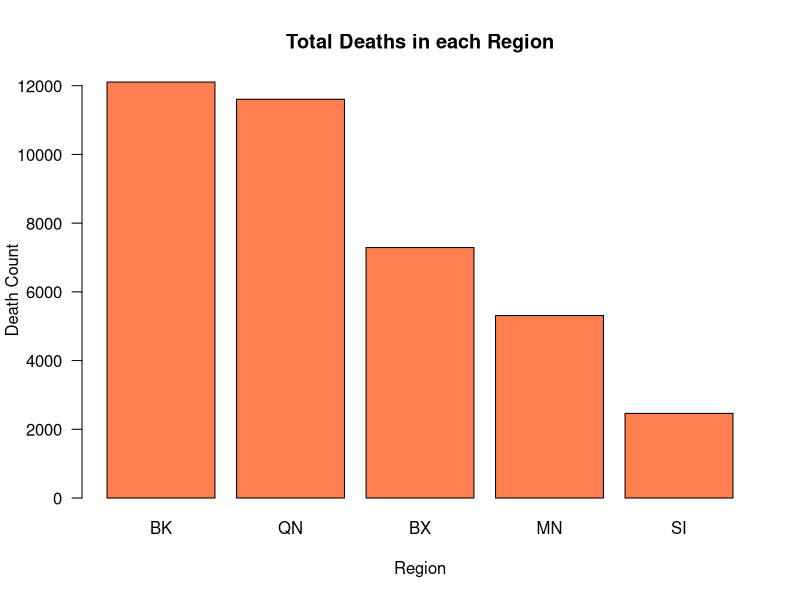
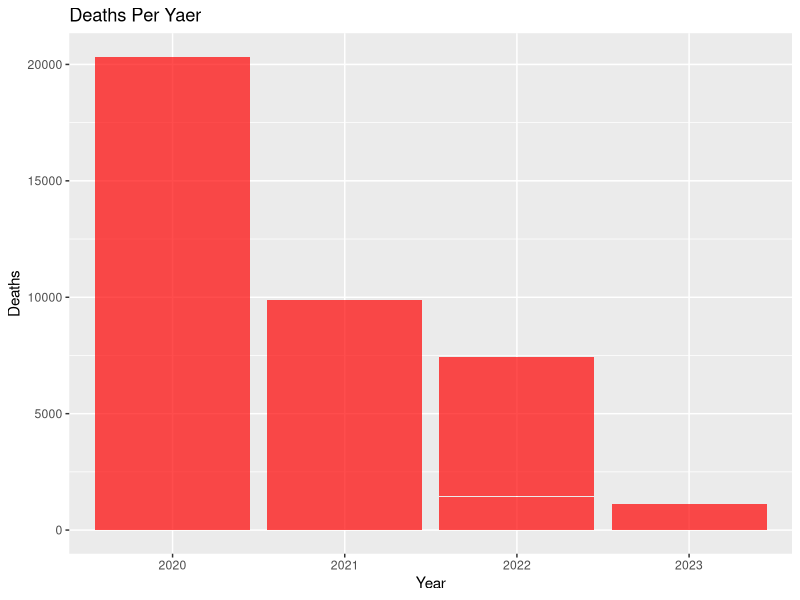
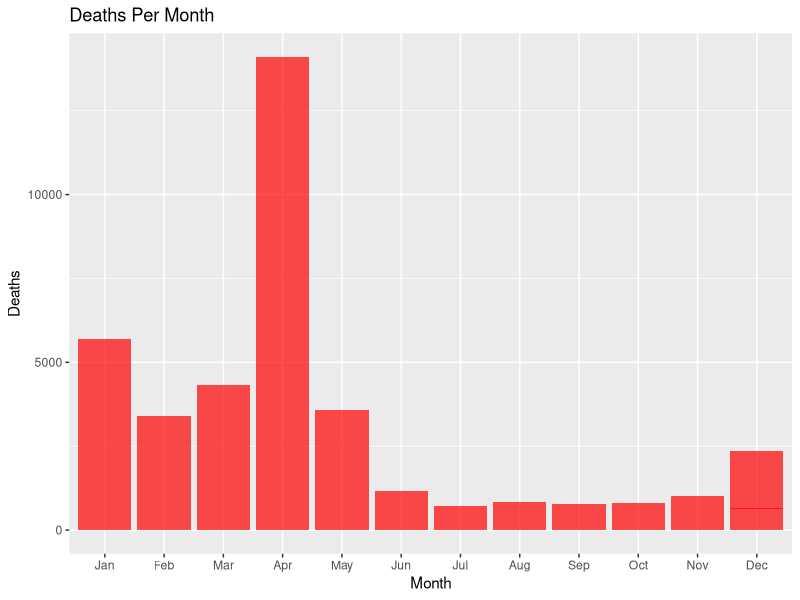
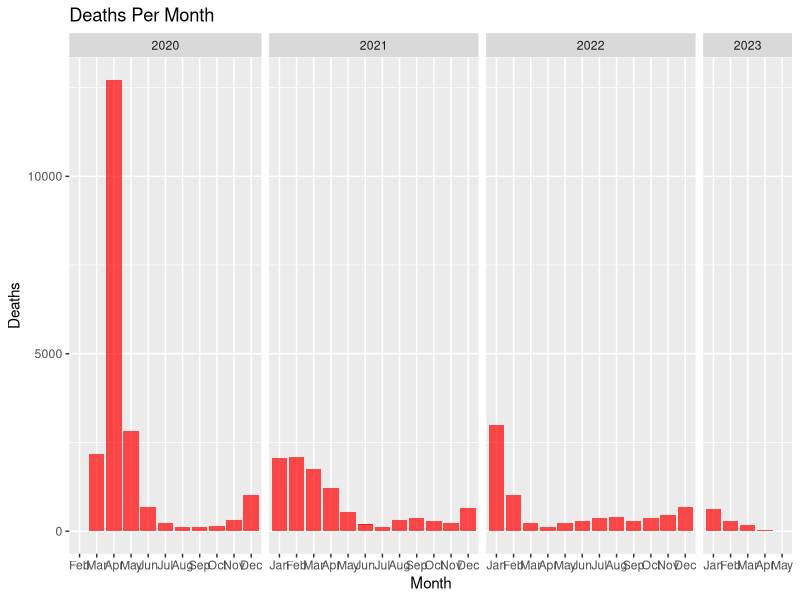

The R script that drew these images, in order:
## ---- chunk 1
knitr::opts_chunk$set(echo = TRUE)
## ---- chunk 2
library(readr)
library(tidyverse)
## ---- chunk 3
Data <- read.csv("COVID.csv")

head(Data)
dim(Data) # 1158 observations and 67 variables
str(Data) # All integer variables with data being the only character variable 

missing_values <- colSums(is.na(Data))
missing_values #no missing values 

Data$date_of_interest <- lubridate::mdy(Data$date_of_interest)


summary(Data)
Final <- Data %>%
  select(-contains("7DAY_AVG"))

## ---- chunk 4
# sum of death count in by region
RegionsTotalDeaths <- Final %>% 
  summarize(SI_DEATH = sum(SI_DEATH_COUNT),
            QN_DEATH =sum(QN_DEATH_COUNT),
            MN_DEATH = sum(MN_DEATH_COUNT),
            BK_DEATH = sum(BK_DEATH_COUNT),
            BX_DEATH = sum(BX_DEATH_COUNT))
RegionsTotalDeaths

# bar graph displaying death count in by region
barplot(c(RegionsTotalDeaths$BK_DEATH,
           RegionsTotalDeaths$QN_DEATH,
           RegionsTotalDeaths$BX_DEATH,
           RegionsTotalDeaths$MN_DEATH,
           RegionsTotalDeaths$SI_DEATH), 
        main = "Total Deaths in each Region", 
        xlab = "Region",
        ylim = c(0, max(RegionsTotalDeaths) + 1),
        ylab = "Death Count",
        names.arg = c("BK", "QN", "BX", "MN", "SI"),
        col = "coral",
        las = 1)
## ---- chunk 5
Final2 <- Final %>%
  mutate(
    Year = year(date_of_interest),
    Month = month(date_of_interest, label = TRUE),
    Day = day(date_of_interest)
  )

CasesTotal <- Final2 %>% group_by (Month, Year) %>% summarize(TotalCases = sum(CASE_COUNT)) %>% 
  group_by(Year) %>% 
  slice(which.max(TotalCases))
                                                         
DeathsTotal <- Final2 %>% group_by (Month, Year) %>% summarize(TotalDeaths = sum(DEATH_COUNT))  %>% 
  group_by(Year) %>% 
  slice(which.max(TotalDeaths))  


ggplot(Final2, aes(x = factor(Year), y=DEATH_COUNT)) +
  geom_bar(stat = "identity", fill = "red", alpha = 0.7) +
  labs(title = "Deaths Per Yaer",
       x = "Year",
       y = "Deaths")

ggplot(Final2, aes(x = factor(Month), y=DEATH_COUNT)) +
  geom_bar(stat = "identity", fill = "red", alpha = 0.7) +
  labs(title = "Deaths Per Month",
       x = "Month",
       y = "Deaths")

ggplot(Final2, aes(x = factor(Month), y = DEATH_COUNT)) +
  geom_bar(stat = "identity", fill = "red", alpha = 0.7) +
  labs(title = "Deaths Per Month",
       x = "Month",
       y = "Deaths") +
  facet_grid(~Year, scales = "free_x", space = "free_x")

  
Final2$Year <- factor(Final2$Year, levels = c(2020, 2021, 2022, 2023))

                                                                          
